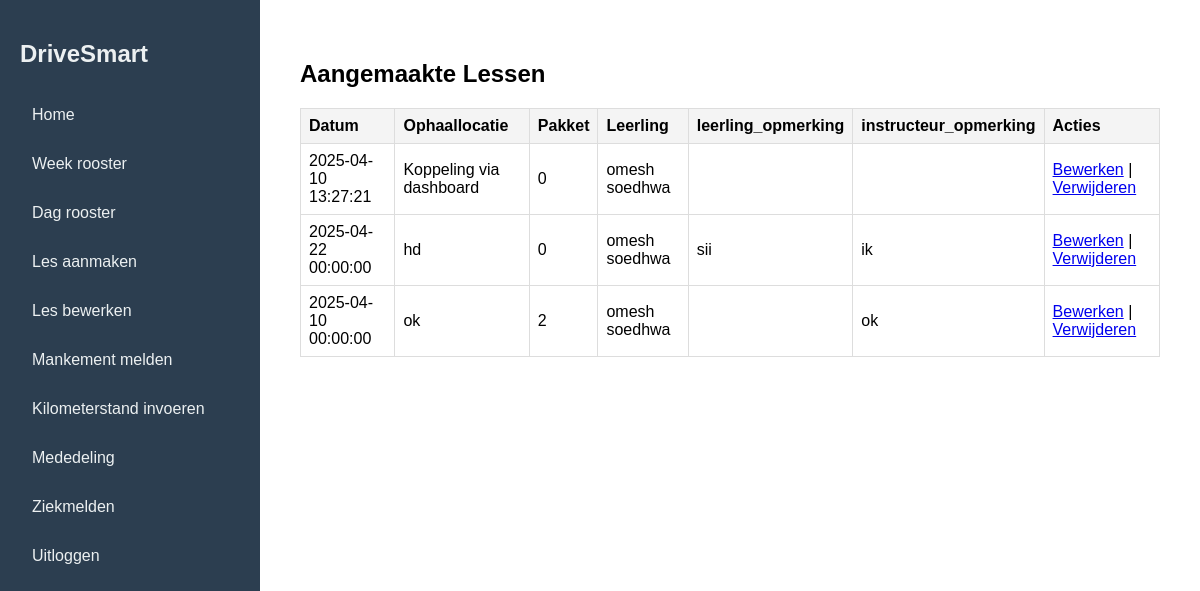
The app's page /lessen_bekijken.php with its own data.
### tables this page shows
CREATE TABLE `les` (
  `les_id` int(11) NOT NULL,
  `leerling_id` int(11) DEFAULT NULL,
  `instructeur_id` int(11) DEFAULT NULL,
  `pakket_id` int(11) DEFAULT NULL,
  `auto_id` int(11) DEFAULT NULL,
  `datum` datetime DEFAULT NULL,
  `ophaallocatie` varchar(255) DEFAULT NULL,
  `geannuleerd` tinyint(1) DEFAULT 0,
  `reden_annulering` text DEFAULT NULL,
  `leerling_opmerking` text DEFAULT NULL,
  `instructeur_opmerking` text DEFAULT NULL,
  `pakket` tinyint(1) DEFAULT 0,
  `starttijd` time NOT NULL,
  `eindtijd` time NOT NULL
);

### db.php (called while the page is built, shortened)
<?php
class DB{
    private $dbh;
    public function __construct($db = "drivesmart", $host ="localhost:3306", $user = "root", $pass = "")
    {
        try{
            $this->dbh = new PDO("mysql:host=$host;dbname=$db;", $user, $pass);
            $this->dbh->setAttribute(PDO::ATTR_ERRMODE, PDO::ERRMODE_EXCEPTION);
        } catch (PDOEXception $e) {
            die("Connection error: " . $e->getMessage());
        }
    }
    public function execute($sql, $params = []) {
            $this->stmt = $this->dbh->prepare($sql);
            $this->stmt->execute($params);
            return $this->stmt;
    }
}
?>

### lessen_bekijken.php (the view, shortened to what this page needs)
<?php
include 'db.php';
$db = new DB();
$lessen = $db->execute("
    SELECT l.les_id, l.datum, l.ophaallocatie, l.pakket,
           l.leerling_opmerking, l.instructeur_opmerking,
           CONCAT(le.naam, ' ', le.achternaam) AS leerling_naam
    FROM les l
    JOIN leerling le ON l.leerling_id = le.leerling_id
")->fetchAll(PDO::FETCH_ASSOC);
?>
<!DOCTYPE html>
<html lang="en">
<head>
    <link rel="stylesheet" href="instructeur-dashboard.css">
    <link rel="stylesheet" href="lessen_bekijken.css">
</head>
<body>
<div class="dashboard-container">
    <aside class="sidebar">
        <h2>DriveSmart</h2>
        <nav>
            <ul>
            <li><a href="instructeur-dashboard.php">Home</a></li>
        <li><a href="week_rooster.php">Week rooster</a></li>
        <li><a href="dag_rooster.php">Dag rooster</a></li>
        <li><a href="les_aanmaken.php">Les aanmaken</a></li>
        <li><a href="lessen_bekijken.php">Les bewerken</a></li>
        <li><a href="mankement_melden.php">Mankement melden</a></li>
        <li><a href="kilometerstand_invoeren.php">Kilometerstand invoeren</a></li>
        <li><a href="view_mededeling.php">Mededeling</a></li>
        <li><a href="instructeur_ziekmelden.php">Ziekmelden</a></li>
        <li><a href="logout.php">Uitloggen</a></li>
            </ul>
        </nav>
    </aside>
    <main class="main-content">
        <h2>Aangemaakte Lessen</h2>
        <table>
            <thead>
                <tr>
                    <th>Datum</th>
                    <th>Ophaallocatie</th>
                    <th>Pakket</th>
                    <th>Leerling</th>
                    <th>leerling_opmerking</th>
                    <th>instructeur_opmerking</th>
                    <th>Acties</th>
                </tr>
            </thead>
            <tbody>
                <?php foreach ($lessen as $les): ?>
                    <tr>
                        <td><?= htmlspecialchars($les['datum']) ?></td>
                        <td><?= htmlspecialchars($les['ophaallocatie']) ?></td>
                        <td><?= htmlspecialchars($les['pakket']) ?></td>
                        <td><?= htmlspecialchars($les['leerling_naam']) ?></td>
                        <td><?= htmlspecialchars($les['leerling_opmerking']) ?></td>
                        <td><?= htmlspecialchars($les['instructeur_opmerking']) ?></td>
                        <td>
                            <a href="les_bewerken.php?les_id=<?= $les['les_id'] ?>">Bewerken</a> |
                            <a href="les_verwijderen.php?les_id=<?= $les['les_id'] ?>" onclick="return confirm('Weet je zeker dat je deze les wilt verwijderen?')">Verwijderen</a>
                        </td>
                    </tr>
                <?php endforeach; ?>
            </tbody>
        </table>
    </main>
</div>
</body>
</html>

### instructeur-dashboard.css (style rules this page uses)
body { margin: 0; font-family: Arial, sans-serif; background-color: #f4f6f8; }
.dashboard-container { display: flex; height: 100vh; }
.sidebar { width: 220px; background-color: #2c3e50; color: #fff; padding: 20px; box-shadow: 2px 0 5px rgba(0,0,0,0.1); }
.sidebar h2 { font-size: 24px; margin-bottom: 30px; color: #ecf0f1; }
.sidebar ul { list-style: none; padding: 0; }
.sidebar ul li { margin-bottom: 15px; }
.sidebar ul li a { color: #ecf0f1; text-decoration: none; font-size: 16px; display: block; padding: 8px 12px; border-radius: 6px; transition: background 0.3s; }
.main-content { flex: 1; padding: 40px; background-color: #fff; }

### lessen_bekijken.css (style rules this page uses)
table { width: 100%; border-collapse: collapse; margin-top: 20px; }
table th, table td { border: 1px solid #ddd; padding: 8px; text-align: left; }
table th { background-color: #f4f4f4; font-weight: bold; }

### records on screen
les: datum "2025-04-10 13:27:21", ophaallocatie "Koppeling via dashboard", pakket "0", leerling_naam "omesh soedhwa"
les: datum "2025-04-22 00:00:00", ophaallocatie "hd", pakket "0", leerling_naam "omesh soedhwa", leerling_opmerking "sii", instructeur_opmerking "ik"
les: datum "2025-04-10 00:00:00", ophaallocatie "ok", pakket "2", leerling_naam "omesh soedhwa", instructeur_opmerking "ok"
